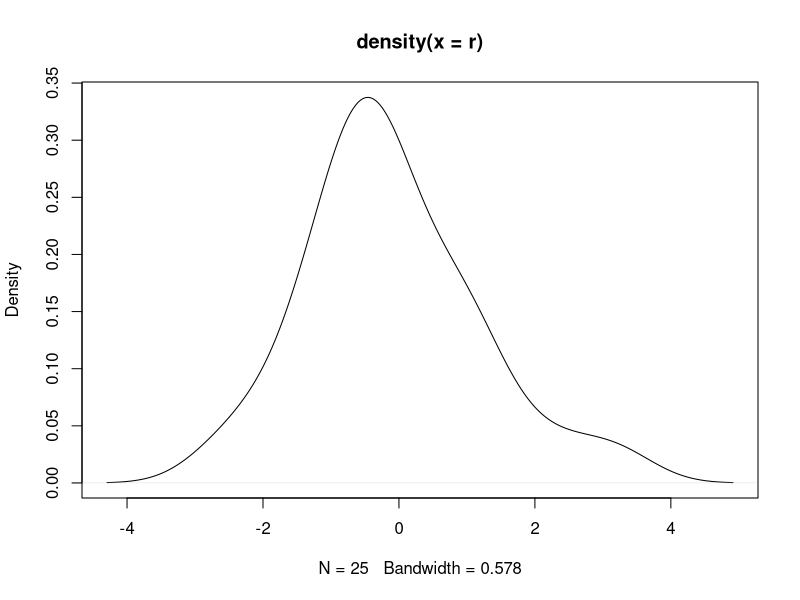
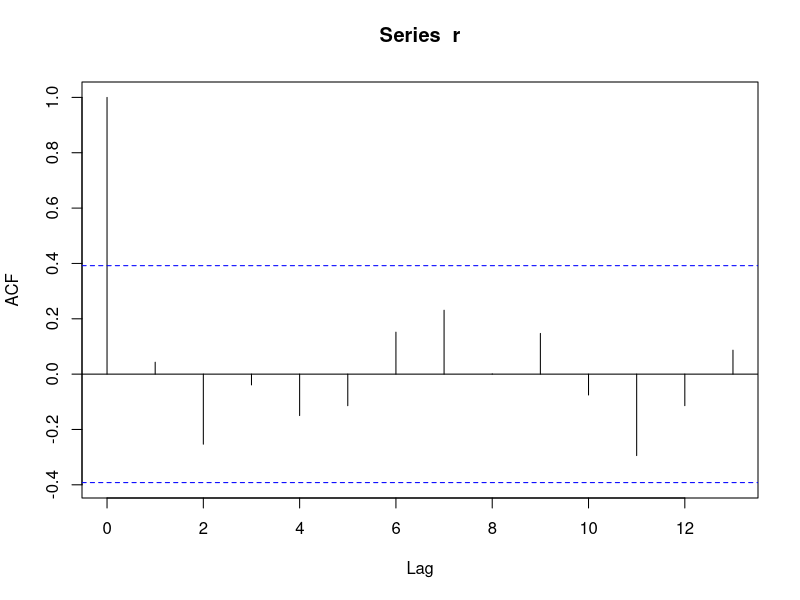

Write the R code that produced these figures, in order.
## 1. 几个随机函数
## 2. 产生概率分布的几个函数
# 这些内容涉及时间序列函数 熟悉一下函数
ranrw <- function(mu, sigma, p0=100, T=100){
  cumprod(c(p0, 1 + (rnorm(n=T, mean = mu, sd = sigma)/100)))
}
price2returns <- function(x){
  100*diff(log(x))
}
returns2prices <- function(r, p0=100){
  c(p0, p0*exp(cumsum(r/100)))
}

cat("Simulate 25 points from a random walk starting at 1500 --\n")
p <- ranrw(0.05, 1.4, 1500, 25)
print(p)

cat("Convert to returns--\n")
r <- price2returns(p)
print(r)

cat("Go back from returns to prices --\n")
goback <- returns2prices(r, 1500)
print(goback)

plot(density(r))
acf(r)
